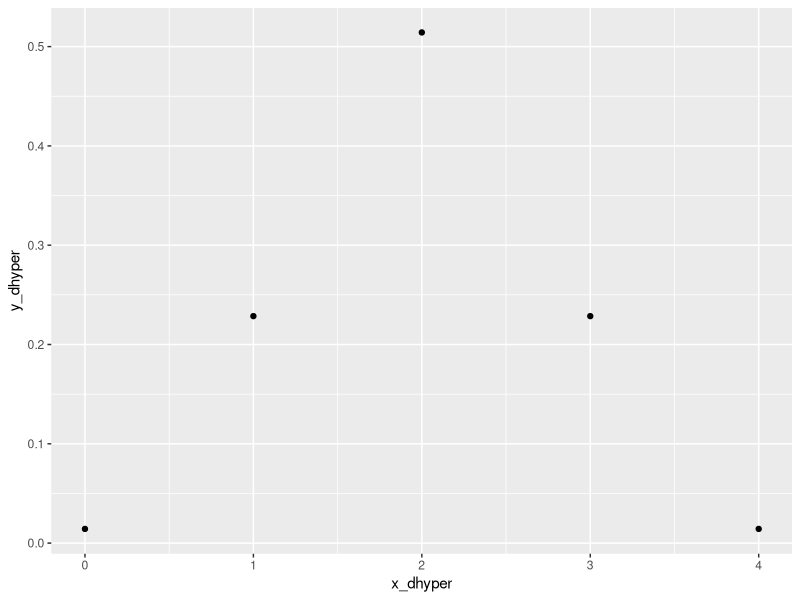
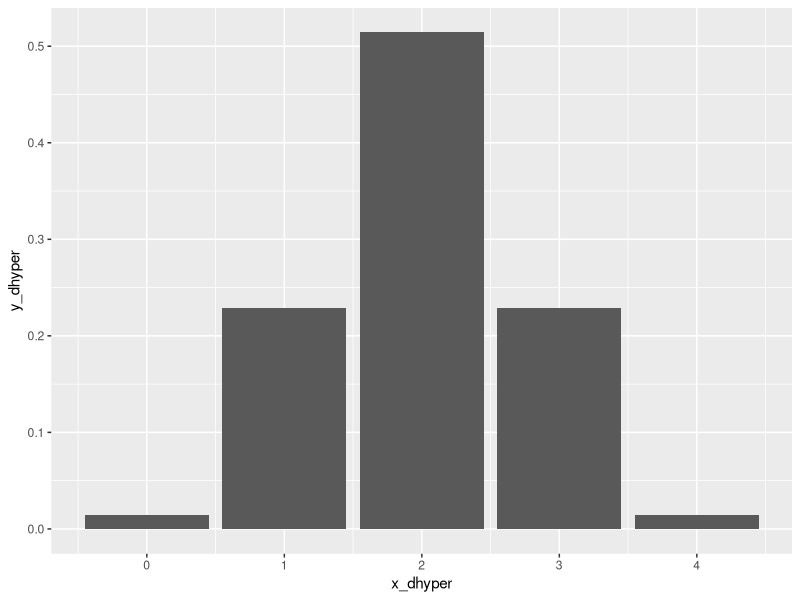
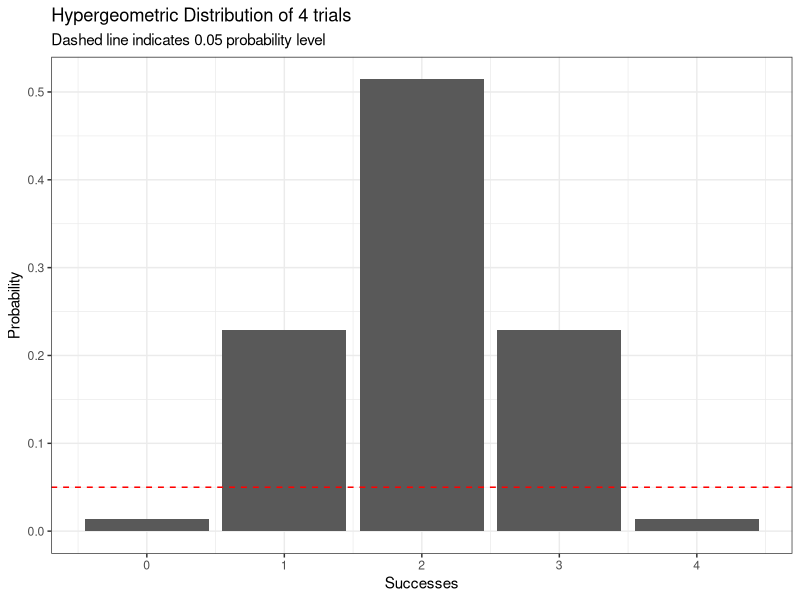
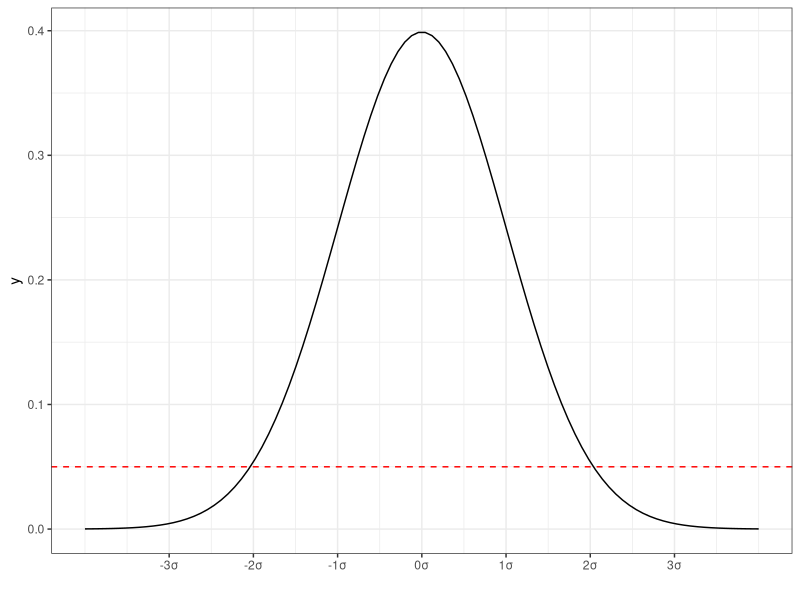
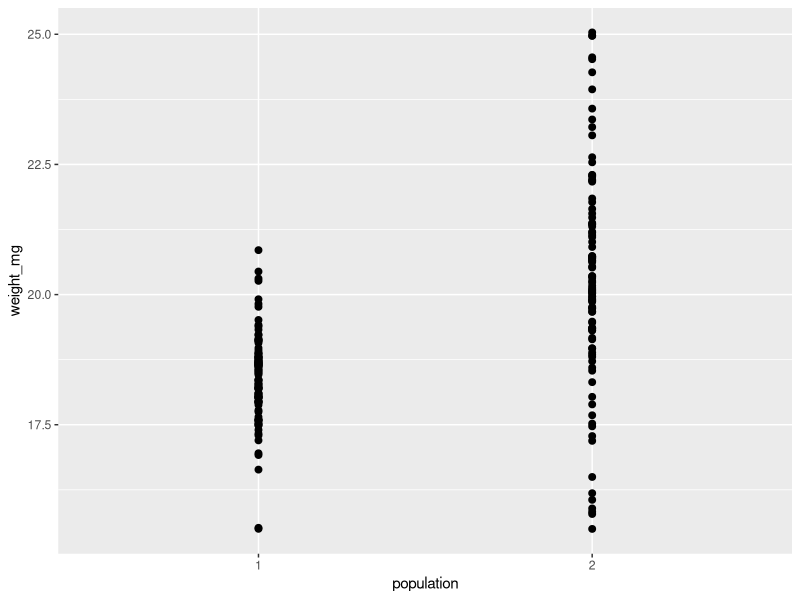
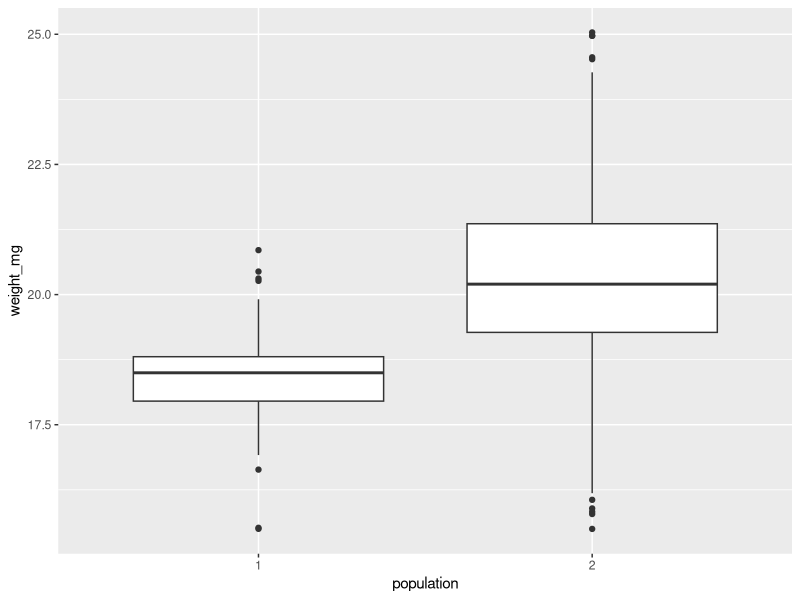

Generate these figures, in order, with R:
## ---- chunk 1
if (!require('tidyverse')) install.packages('tidyverse')
if (!require('ggplot2')) install.packages('ggplot2')
if (!require('pwr')) install.packages('pwr')
if (!require('car')) install.packages('car')

library(tidyverse)
library(ggplot2)
library(pwr)
library(car)
library(MASS)
library(lmtest)
library(tseries)
library(ggfortify)

setwd(dirname(rstudioapi::getActiveDocumentContext()$path))
getwd()

knitr::opts_chunk$set(echo = TRUE)
## ---- chunk 2

# Create vector of 0-4 sucesses
x_dhyper <- seq(0, 4, by = 1)

# Apply dhyper function
# m = number of "successes" (milk-first)
# n = number of "failures" (tea-first)
# k = number of "draws" (choice of teacups prepared milk-first)

y_dhyper <- dhyper(x_dhyper, m = 4, n = 4, k = 4)   

# Make a dataframe
hg_df <- tibble(x_dhyper,y_dhyper)
hg_df

## Plot dhyper values

# basic plot
hypergeometric <- hg_df |>
  ggplot(aes(x = x_dhyper, y = y_dhyper)
         ) +
           geom_point()
hypergeometric

# barplot
hypergeometric <- hg_df |>
  ggplot(aes(x = x_dhyper, y = y_dhyper)
  ) +
  geom_bar(stat = "identity")
hypergeometric

#better barplot
hypergeometric <- hg_df |>
  ggplot(aes(x = x_dhyper, y = y_dhyper)
  ) +
  geom_bar(stat = "identity") +
  geom_hline(yintercept = 0.05, linetype = "dashed", color = "red") +
  labs(
    title = "Hypergeometric Distribution of 4 trials",
    subtitle = "Dashed line indicates 0.05 probability level"
  ) +
  xlab("Successes") +
  ylab("Probability") +
  theme_bw()
hypergeometric
## ---- chunk 3
#Create a sequence of 100 equally spaced numbers between -4 and 4
x <- seq(-4, 4, length=100)

#create a vector of values that shows the height of the probability distribution
#for each value in x
y <- dnorm(x, mean = 0, sd = 1)

#plot x and y

norm_df <- tibble(x,y)

norm_dist <- norm_df |>
  ggplot(
    aes(x=x, y=y)
  ) +
  geom_line() +
  geom_hline(yintercept = 0.05, linetype = "dashed", color = "red") +
  scale_x_continuous(name = "",
                     breaks = c(-3, -2, -1, 0, 1, 2, 3), 
                     labels = paste0(seq(-3,3,1), "\u03c3")
                     ) +
  theme_bw()
norm_dist

#generate a tibble of normally distributed tick weights (2 populations)
tick_df <- tibble(
  pop1 = rnorm(100,18.2,1),
  pop2 = rnorm(100,20.2,2)
)

#tick_df isn't tidy...

tickwts <- tick_df |> 
  pivot_longer(
    everything(),
    names_to = "population",
    values_to = "weight_mg"
  ) |>
  mutate(population = case_when(population == "pop1" ~ "1",
                                population == "pop2" ~ "2")
         ) |>
  arrange(population)

#box and scatter plots of population weights

tickplot <- tickwts |>
  ggplot(aes(x=population,
             y=weight_mg)) +
  geom_point(size = 2) 
tickplot

tickplot <- tickwts |>
  ggplot(aes(x=population,
             y=weight_mg)) +
  geom_boxplot()
tickplot
